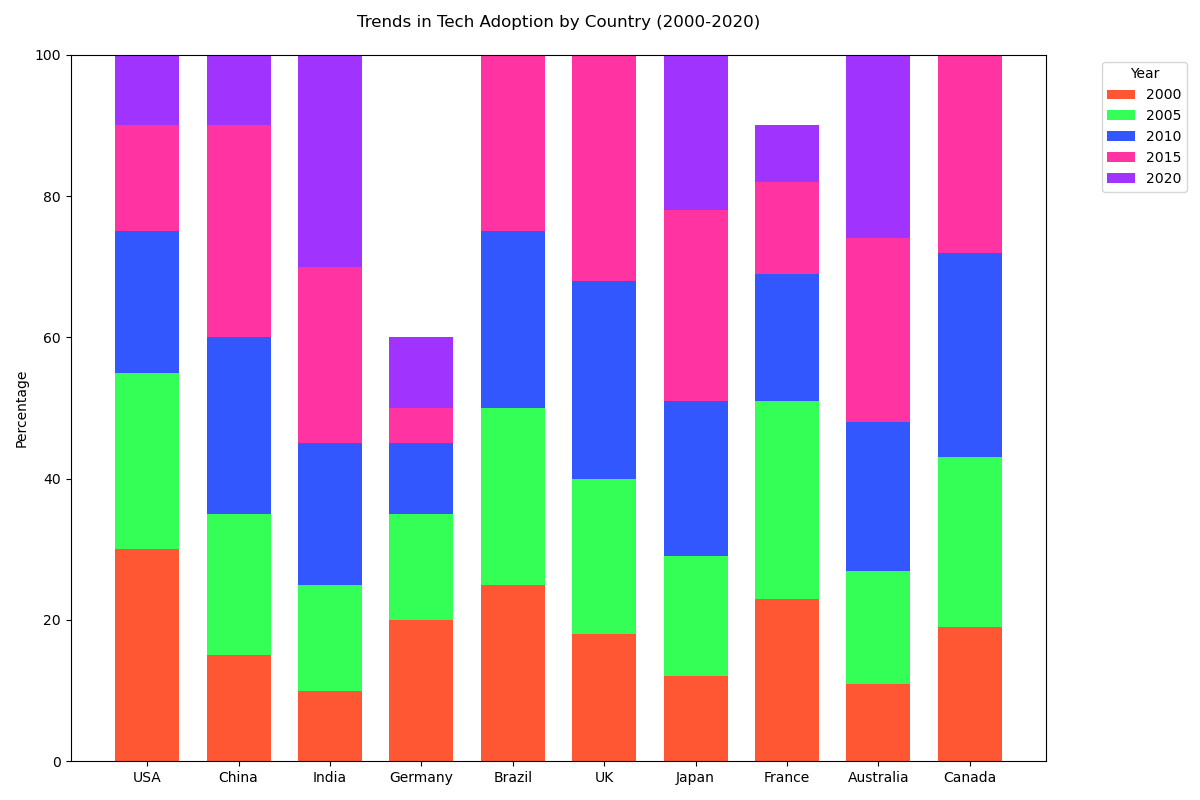

This figure's Python source:

import matplotlib.pyplot as plt
import numpy as np

data = {
    'Country': ['USA', 'China', 'India', 'Germany', 'Brazil', 'UK', 'Japan', 'France', 'Australia', 'Canada'],
    '2000': [30, 15, 10, 20, 25, 18, 12, 23, 11, 19],
    '2005': [25, 20, 15, 15, 25, 22, 17, 28, 16, 24],
    '2010': [20, 25, 20, 10, 25, 28, 22, 18, 21, 29],
    '2015': [15, 30, 25, 5, 25, 32, 27, 13, 26, 34],
    '2020': [10, 35, 30, 10, 15, 40, 35, 8, 31, 39]
}

categories = list(data['Country'])
values = np.array([data[year] for year in ['2000', '2005', '2010', '2015', '2020']])

fig, ax = plt.subplots(figsize=(12, 8))

bar_width = 0.7
x = np.arange(len(categories))

colors = ['#FF5733', '#33FF57', '#3357FF', '#FF33A1', '#A133FF']

bottom_values = np.zeros(len(categories))

for i, year in enumerate(['2000', '2005', '2010', '2015', '2020']):
    ax.bar(x, values[i], bar_width, bottom=bottom_values, color=colors[i], label=year)
    bottom_values += values[i]

ax.set_ylabel('Percentage')
ax.set_title('Trends in Tech Adoption by Country (2000-2020)', pad=20)
ax.set_xticks(x)
ax.set_xticklabels(categories)
ax.legend(title='Year', bbox_to_anchor=(1.05, 1), loc='upper left')
ax.set_ylim(0, 100)

plt.tight_layout()
plt.show()
